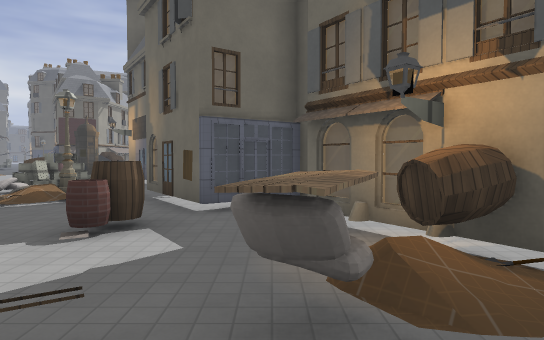
View 1 (above)

24 first-person views from a walk through a level from a Godot 3-D game. The camera is 1.4 m above the floor, tilts 2° down and sees 75° across. The floor is counted in squares, 2 m on a side. Each view is taken from the middle of a square. On the plan, view 1 faces up. The plan holds only what a view shows up to about 11 squares ahead; the rest is blank. The place goes on beyond the plan. Surface patterns are stand-ins for the level's own textures.

View 2
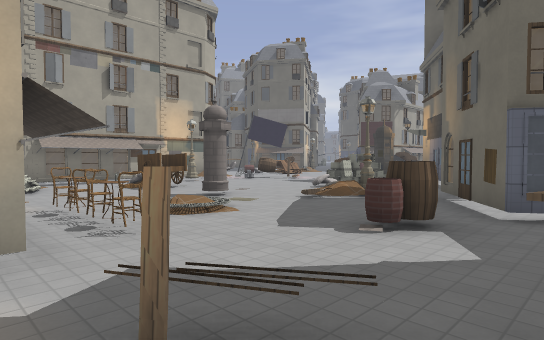

View 3
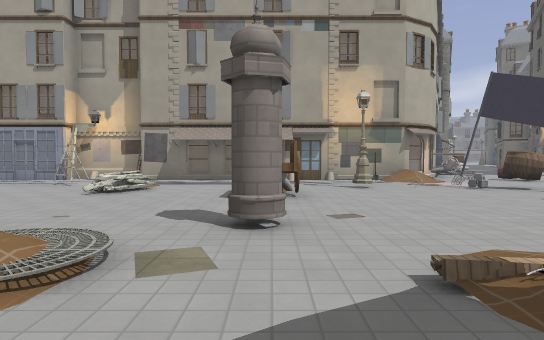

View 4
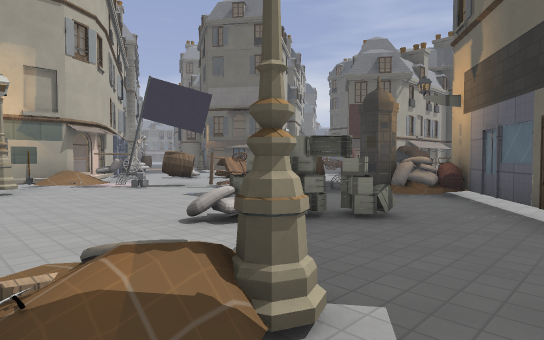

View 5
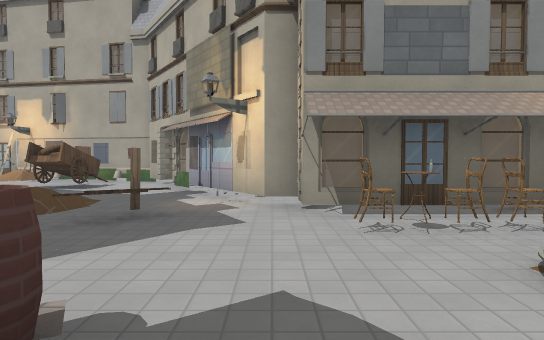

View 6
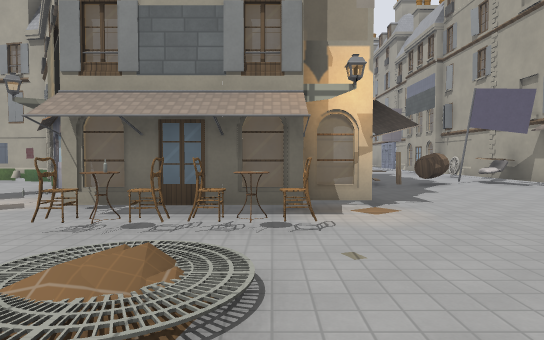

View 7
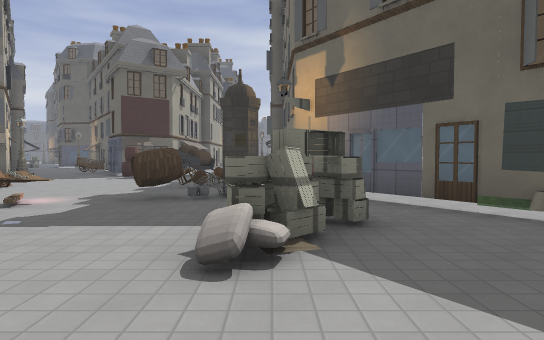

View 8
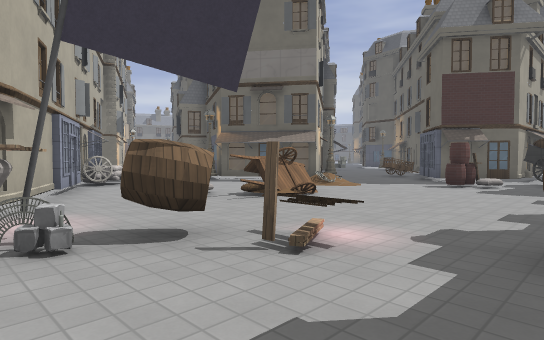

View 9
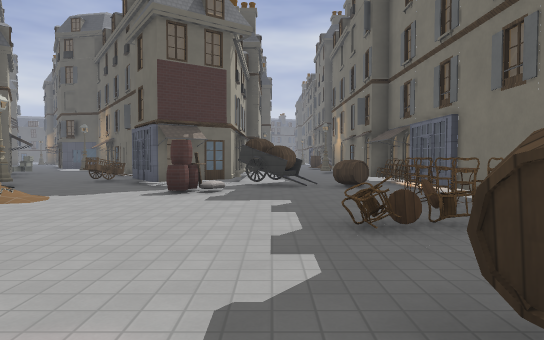

View 10
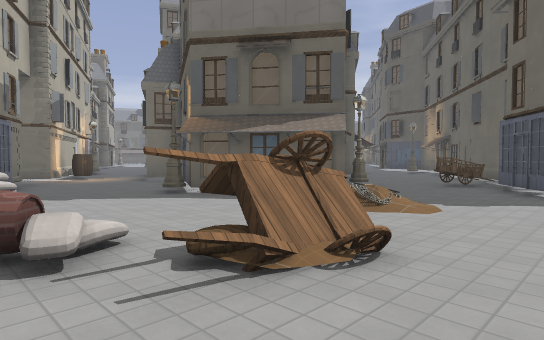

View 11
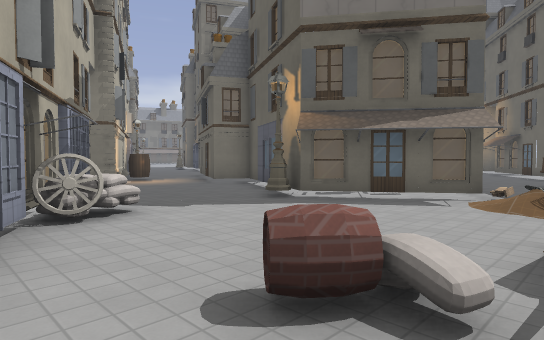

View 12
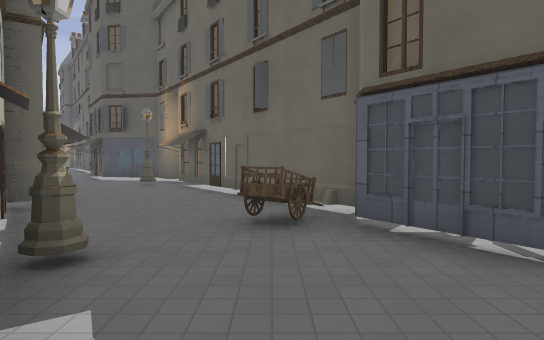

View 13
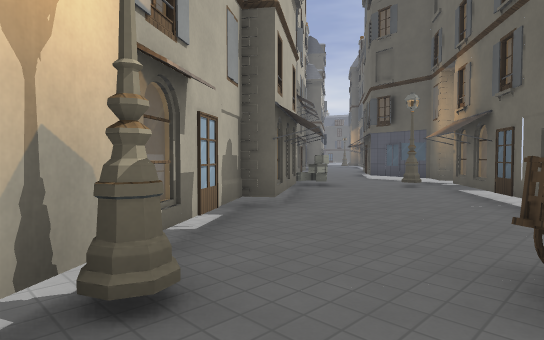

View 14
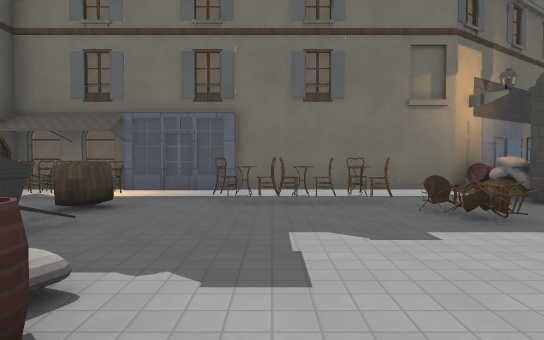

View 15
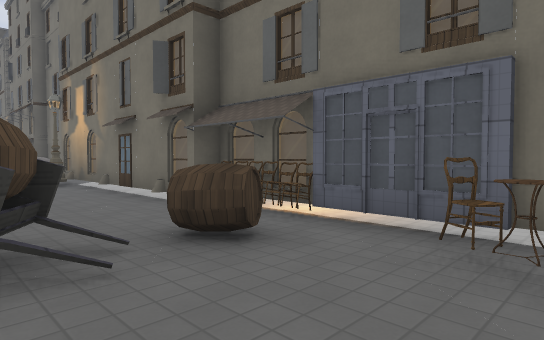

View 16
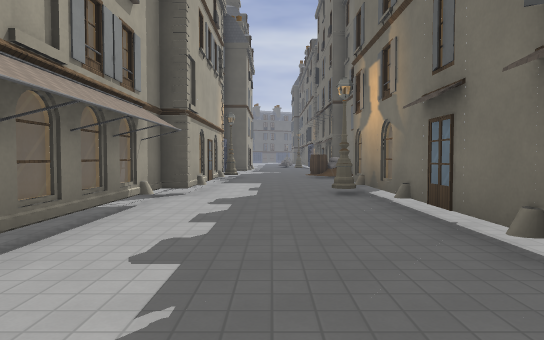

View 17
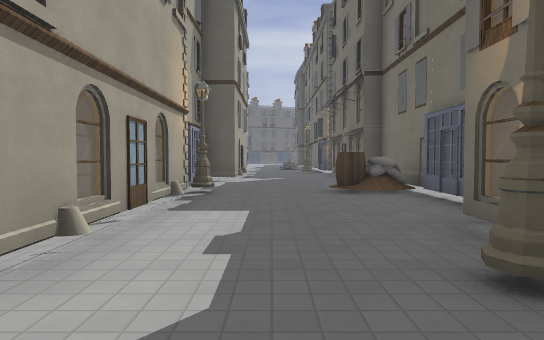

View 18
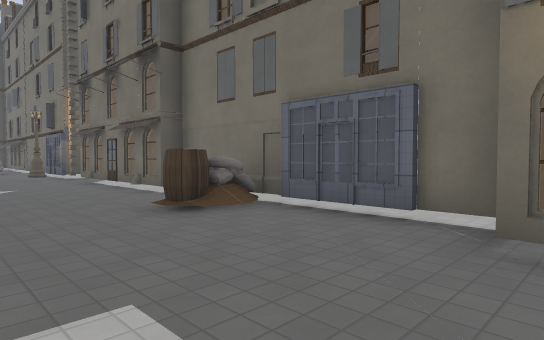

View 19
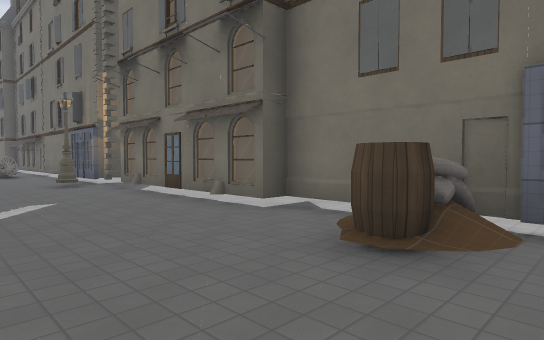

View 20
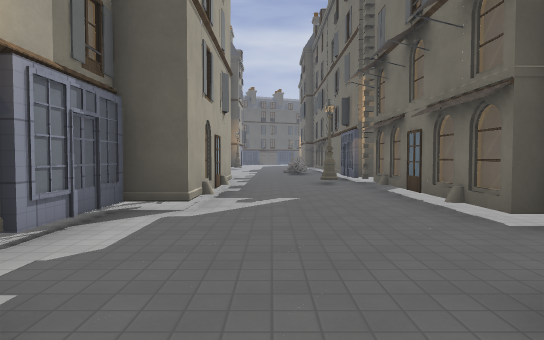

View 21
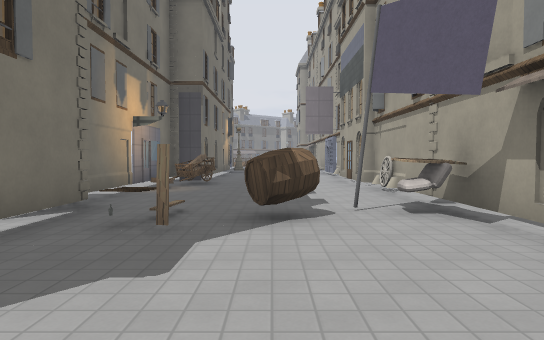

View 22
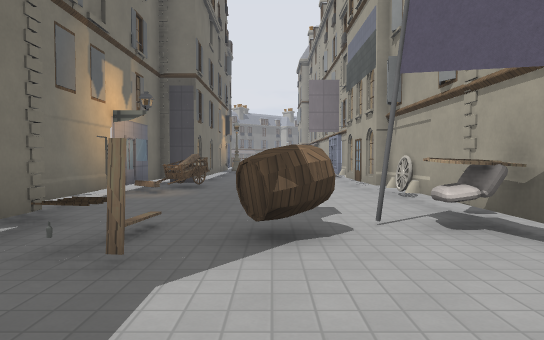

View 23
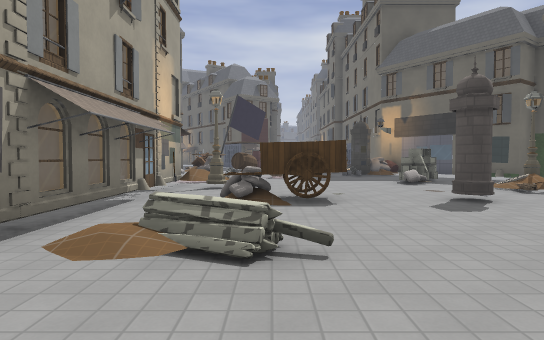

View 24
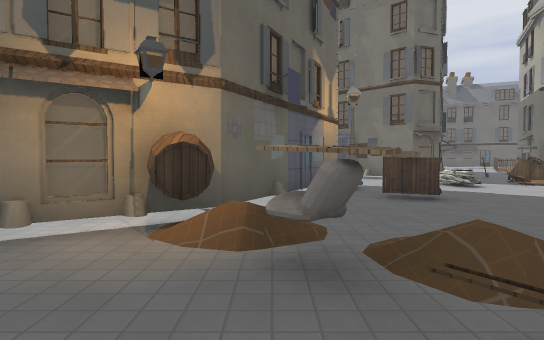

### Floor plan
Key: @ floor where view 1 was taken; # wall or solid block; . floor; / step, stairs or slope; = window, fence, low wall or low ledge; B box; A bag; R barrel; P plank; C cart; L column; T table; H chair; F flag; E ladder; I thing the floor can be seen under or through; W wheel; G crate; U cupboard; O other object.
Columns run from 24 left of view 1 to 7 right of it. Each row starts with its distance up from view 1.
 42                ...#.
 41                ....#
 40                #...#
 39                #...#
 38                #...#
 37               .#..#.
 36               .#...#
 35               #....I.
 34               #....I.
 33               #....I.
 32               #...RI.
 31               #...AI.
 30      #.       #....I.
 29     .####     #...II.
 28     ....#     #...#.
 27     ..#.#     #...#
 26     G...##    #...#
 25     #....##   #...#
 24      #....#   #...#
 23      .#...##  #...#
 22       #...C# .#...#.
 21       .#..C#..#...O.
 20        .#..####R.RH..
 19         #....O...R#..
 18   ###   .#...OO...H..
 17  ..####.##//.O...HT..
 16 RR....##../......HHH.
 15 .#.........C....HH#..
 14 .##........C....T.#..
 13   ###.AA..AC.....LAO.
 12      #OA..O.....RL/##.
 11        W#....RP.....##
 10          ##.FR....BB.##
  9            #OA....B...#
  8           ..#O....A...#
  7           ..#....../#.#.#
  6           .##......//.####
  5            #.AAC.L.......#
  4            #......./..R..#.
  3           .#......T/H.O.AR##
  2           .#./=...HHT...P//##
  1           .O./.../###..PA/.. ###
  0            #E....##.##..@... ...
 -1           ..#....    .#.....U...
 -2           ..#....    .#.........
 -3           .#A..P.#    .#..C....=
 -4            AP.R=.#     #..C....C
 -5            IOF...#     ###..#/ C
 -6            I.....#        ###E
 -7            .W....#.
 -8            .#. ..#.
 -9            ##. .O#.

Positions as (right, up) in squares from view 1, and headings:
1: (0, 0), facing up
2: (0, 0), facing up-left
3: (-3, 5), facing left
4: (-3, 6), facing up-left
5: (-3, 5), facing down
6: (-6, 5), facing down
7: (-6, 6), facing up
8: (-8, 9), facing up-left
9: (-9, 11), facing up
10: (-11, 12), facing up-left
11: (-13, 11), facing up-left
12: (-14, 17), facing up
13: (-14, 19), facing up-left
14: (-12, 17), facing right
15: (-9, 17), facing up-right
16: (-8, 20), facing up
17: (-8, 25), facing up
18: (-9, 28), facing up-right
19: (-9, 31), facing up-right
20: (-8, 31), facing up
21: (-10, 0), facing down
22: (-10, -1), facing down
23: (-10, -1), facing up
24: (-2, 2), facing right
